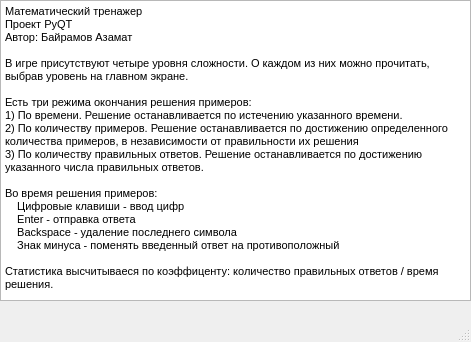
<?xml version="1.0" encoding="UTF-8"?>
<ui version="4.0">
 <class>HelpWindow</class>
 <widget class="QMainWindow" name="HelpWindow">
  <property name="geometry">
   <rect>
    <x>0</x>
    <y>0</y>
    <width>471</width>
    <height>342</height>
   </rect>
  </property>
  <property name="windowTitle">
   <string>Математический тренажер</string>
  </property>
  <widget class="QWidget" name="centralwidget">
   <widget class="QTextBrowser" name="textBrowser">
    <property name="geometry">
     <rect>
      <x>0</x>
      <y>0</y>
      <width>471</width>
      <height>301</height>
     </rect>
    </property>
    <property name="html">
     <string>&lt;!DOCTYPE HTML PUBLIC &quot;-//W3C//DTD HTML 4.0//EN&quot; &quot;http://www.w3.org/TR/REC-html40/strict.dtd&quot;&gt;
&lt;html&gt;&lt;head&gt;&lt;meta name=&quot;qrichtext&quot; content=&quot;1&quot; /&gt;&lt;style type=&quot;text/css&quot;&gt;
p, li { white-space: pre-wrap; }
&lt;/style&gt;&lt;/head&gt;&lt;body style=&quot; font-family:'MS Shell Dlg 2'; font-size:8.25pt; font-weight:400; font-style:normal;&quot;&gt;
&lt;p style=&quot; margin-top:0px; margin-bottom:0px; margin-left:0px; margin-right:0px; -qt-block-indent:0; text-indent:0px;&quot;&gt;Математический тренажер&lt;/p&gt;
&lt;p style=&quot; margin-top:0px; margin-bottom:0px; margin-left:0px; margin-right:0px; -qt-block-indent:0; text-indent:0px;&quot;&gt;Проект PyQT&lt;/p&gt;
&lt;p style=&quot; margin-top:0px; margin-bottom:0px; margin-left:0px; margin-right:0px; -qt-block-indent:0; text-indent:0px;&quot;&gt;Автор: Байрамов Азамат&lt;/p&gt;
&lt;p style=&quot;-qt-paragraph-type:empty; margin-top:0px; margin-bottom:0px; margin-left:0px; margin-right:0px; -qt-block-indent:0; text-indent:0px;&quot;&gt;&lt;br /&gt;&lt;/p&gt;
&lt;p style=&quot; margin-top:0px; margin-bottom:0px; margin-left:0px; margin-right:0px; -qt-block-indent:0; text-indent:0px;&quot;&gt;В игре присутствуют четыре уровня сложности. О каждом из них можно прочитать, выбрав уровень на главном экране.&lt;/p&gt;
&lt;p style=&quot;-qt-paragraph-type:empty; margin-top:0px; margin-bottom:0px; margin-left:0px; margin-right:0px; -qt-block-indent:0; text-indent:0px;&quot;&gt;&lt;br /&gt;&lt;/p&gt;
&lt;p style=&quot; margin-top:0px; margin-bottom:0px; margin-left:0px; margin-right:0px; -qt-block-indent:0; text-indent:0px;&quot;&gt;Есть три режима окончания решения примеров:&lt;/p&gt;
&lt;p style=&quot; margin-top:0px; margin-bottom:0px; margin-left:0px; margin-right:0px; -qt-block-indent:0; text-indent:0px;&quot;&gt;1) По времени. Решение останавливается по истечению указанного времени.&lt;/p&gt;
&lt;p style=&quot; margin-top:0px; margin-bottom:0px; margin-left:0px; margin-right:0px; -qt-block-indent:0; text-indent:0px;&quot;&gt;2) По количеству примеров. Решение останавливается по достижению определенного количества примеров, в независимости от правильности их решения&lt;/p&gt;
&lt;p style=&quot; margin-top:0px; margin-bottom:0px; margin-left:0px; margin-right:0px; -qt-block-indent:0; text-indent:0px;&quot;&gt;3) По количеству правильных ответов. Решение останавливается по достижению указанного числа правильных ответов.&lt;/p&gt;
&lt;p style=&quot;-qt-paragraph-type:empty; margin-top:0px; margin-bottom:0px; margin-left:0px; margin-right:0px; -qt-block-indent:0; text-indent:0px;&quot;&gt;&lt;br /&gt;&lt;/p&gt;
&lt;p style=&quot; margin-top:0px; margin-bottom:0px; margin-left:0px; margin-right:0px; -qt-block-indent:0; text-indent:0px;&quot;&gt;Во время решения примеров:&lt;/p&gt;
&lt;p style=&quot; margin-top:0px; margin-bottom:0px; margin-left:0px; margin-right:0px; -qt-block-indent:0; text-indent:0px;&quot;&gt;    Цифровые клавиши - ввод цифр&lt;/p&gt;
&lt;p style=&quot; margin-top:0px; margin-bottom:0px; margin-left:0px; margin-right:0px; -qt-block-indent:0; text-indent:0px;&quot;&gt;    Enter - отправка ответа&lt;/p&gt;
&lt;p style=&quot; margin-top:0px; margin-bottom:0px; margin-left:0px; margin-right:0px; -qt-block-indent:0; text-indent:0px;&quot;&gt;    Backspace - удаление последнего символа&lt;/p&gt;
&lt;p style=&quot; margin-top:0px; margin-bottom:0px; margin-left:0px; margin-right:0px; -qt-block-indent:0; text-indent:0px;&quot;&gt;    Знак минуса - поменять введенный ответ на противоположный&lt;/p&gt;
&lt;p style=&quot;-qt-paragraph-type:empty; margin-top:0px; margin-bottom:0px; margin-left:0px; margin-right:0px; -qt-block-indent:0; text-indent:0px;&quot;&gt;&lt;br /&gt;&lt;/p&gt;
&lt;p style=&quot; margin-top:0px; margin-bottom:0px; margin-left:0px; margin-right:0px; -qt-block-indent:0; text-indent:0px;&quot;&gt;Статистика высчитываеся по коэффиценту: количество правильных ответов / время решения.&lt;/p&gt;&lt;/body&gt;&lt;/html&gt;</string>
    </property>
   </widget>
  </widget>
  <widget class="QMenuBar" name="menubar">
   <property name="geometry">
    <rect>
     <x>0</x>
     <y>0</y>
     <width>471</width>
     <height>21</height>
    </rect>
   </property>
  </widget>
  <widget class="QStatusBar" name="statusbar"/>
 </widget>
 <resources/>
 <connections/>
</ui>
